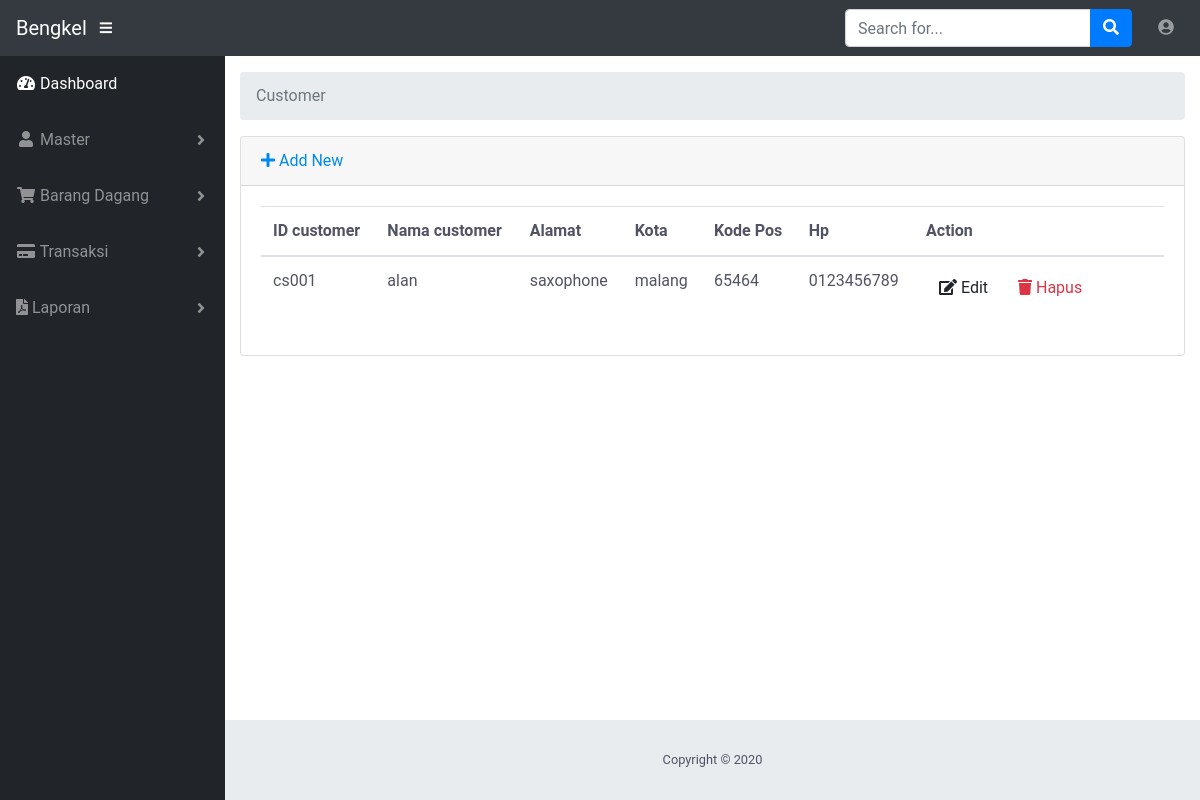
The app's page /index.php/customer with its own data.
### tables this page shows
CREATE TABLE `customer` (
  `id` varchar(10) NOT NULL,
  `nama` varchar(25) NOT NULL,
  `alamat` varchar(255) NOT NULL,
  `kota` varchar(25) NOT NULL,
  `kodepos` varchar(10) DEFAULT NULL,
  `hp` varchar(30) DEFAULT NULL
);

### application/controllers/Customer.php (called while the page is built, shortened)
<?php
class Customer extends CI_Controller
{
    public function __construct()
    {
        $this->load->model("cust_model");
        $this->load->model('m_kat');
        $this->load->library('form_validation');
    }
    public function index()
    {
        $this->load->view('templates/header');
        $data["customer"] = $this->cust_model->getAll();
        $data['kategori'] = $this->m_kat->view();
        $this->load->view("admin/master/customer/tampil", $data);
        $this->load->view('templates/footer');
    }
}

### index.php (called while the page is built, shortened)
<?php
require_once BASEPATH.'core/CodeIgniter.php';

### application/models/Cust_model.php (called while the page is built, shortened)
<?php defined('BASEPATH') OR exit('No direct access allowed');
class Cust_model extends CI_Model
{
	private $_table = "customer";
	public function getAll()
	{
		return $this->db->get($this->_table)->result();
	}
}
?>

### application/views/admin/master/customer/tampil.php (the view, shortened to what this page needs)
<body id="page-top">
	<div id="wrapper">
		<div id="content-wrapper">
			<div class="container-fluid">
				<div class="card mb-3">
					<div class="card-header">
						<a href="<?php echo site_url('customer/add') ?>"><i class="fas fa-plus"></i> Add New</a>
					</div>
					<div class="card-body">
						<div class="table-responsive">
							<table class="table table-hover" id="dataTable" width="100%" cellspacing="0">
								<thead>
									<tr>
										<th>ID customer</th>
										<th>Nama customer</th>
										<th>Alamat</th>
										<th>Kota</th>
										<th>Kode Pos</th>
										<th>Hp</th>
										<th>Action</th>
									</tr>
								</thead>
								<tbody>
									<?php foreach ($customer as $sup): ?>
									<tr>
										<td >
											<?php echo $sup->id ?>
										</td>
										<td>
											<?php echo $sup->nama ?>
										</td>
										<td>
											<?php echo $sup->alamat ?>
										</td>
										<td>
											<?php echo $sup->kota ?>
										</td>
										<td>
											<?php echo $sup->kodepos ?>
										</td>
										<td>
											<?php echo $sup->hp ?>
										</td>
										<td width="250">
											<a href="<?php echo site_url('customer/edit/'.$sup->id) ?>"
											 class="btn btn-small"><i class="fas fa-edit"></i> Edit</a>
											<a onclick="deleteConfirm('<?php echo site_url('customer/delete/'.$sup->id) ?>')" class="btn btn-small text-danger" data-toggle="modal" data-target="#modal_hapus<?php echo $sup->id;?>"><i class="fas fa-trash"></i> Hapus</a>
										</td>
									</tr>
									<?php endforeach; ?>
								</tbody>
							</table>
						</div>
					</div>
				</div>
			</div>
		</div>
	</div>
</body>
</html>

### assets/css/dolands-ux.css (style rules this page uses)
html,body { background: #FFFFFF; color: #515365; font-family: 'Roboto','Helvetica','Calibri'; overflow-x: hidden; height: 100%; width: 100%; -webkit-transition: all 0.4s ease-in-out; -moz-transition: all 0.4s ease-in-out; -ms-transition: all 0.4s ease-in-out; -o-transition: all 0.4s ease-in-out; transition: all 0.4s ease-in-out; }
* { box-sizing: border-box; margin: 0; padding: 0; }
a { color: #008AEF; text-decoration: none; }

### records on screen
customer: id "cs001", nama "alan", alamat "saxophone", kota "malang", kodepos "65464", hp "0123456789"

### other values on screen
$segment "Customer"
Date('Y') "2020"
